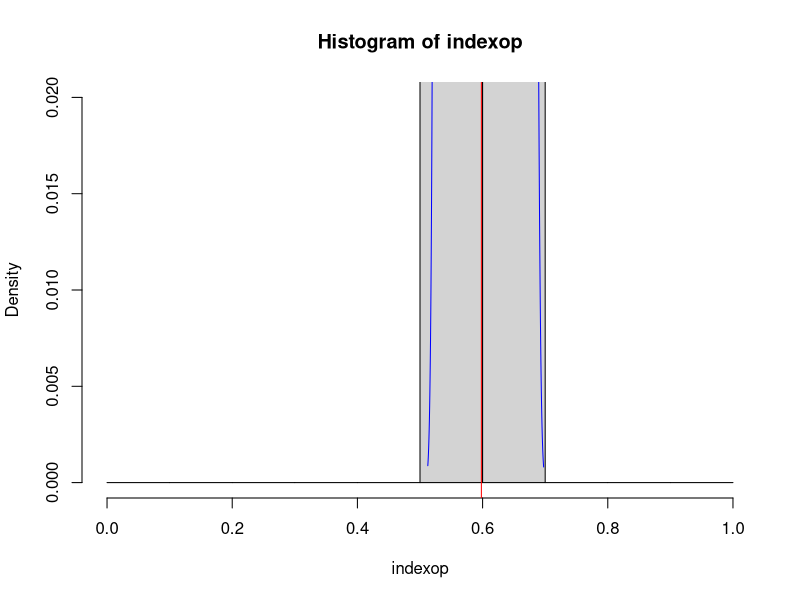
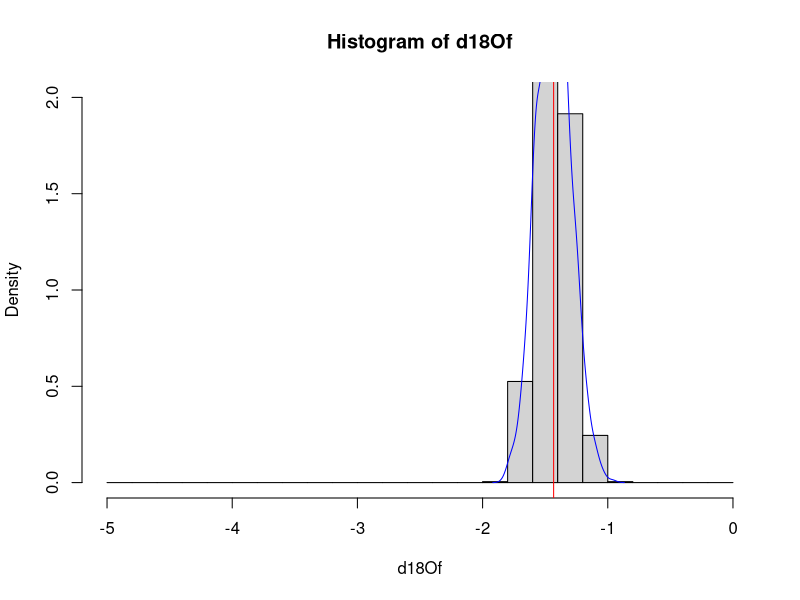
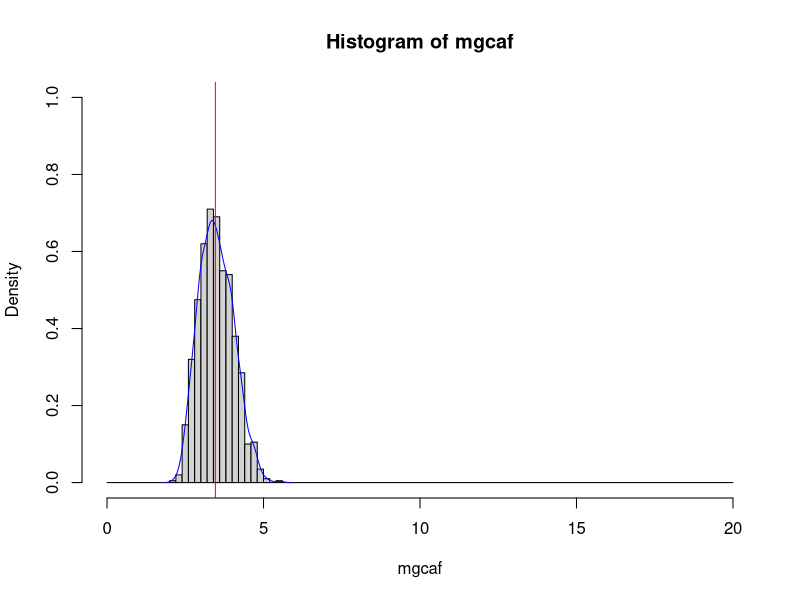

Write the R code that produced these figures, in order.


# Load libraries 
library(truncnorm)

# Monte Carlo uncertainty propagation for Mg/Caf and d18Of pseudo-measurement predictions
n=1000

tempC = 32.7
sal = 35
d18Osw=-1.2
mgcasw=2.7

d18Oseccal=0.85 # diagenetic end member d18O (per mille)
mgcaswm=5.2 #modern Mg/Casw

n=1000

# Initialize vectors
init.vec <- vector("numeric", n)
Bmod <- init.vec
A <- init.vec
Hp <- init.vec
salcorrco <- init.vec
Bcorr <- init.vec
mgca_corr <- init.vec
mgcaf <- init.vec
sw.sens <- init.vec
indexop <- init.vec
d18Osw.sc <- init.vec
d18Oswpdb <- init.vec
d18Of.pr <- init.vec
d18Of <- init.vec

for (i in 1:n){
Bmod[i] <- rnorm(1,mean=0.38,sd=0.02)
A[i] <- rtruncnorm(n=1,a=0.067,b=0.084,mean=0.0757,sd=0.0045)
Hp[i] <- rnorm(1,mean=0.41,sd=0.1)
salcorrco[i] <- rnorm(1,mean=0.042,sd=0.004)

Bcorr[i] <- ((mgcasw^Hp[i])/(mgcaswm^Hp[i])) * Bmod[i]
mgca_corr[i] <- Bcorr[i]*(exp(A[i]*tempC))
mgcaf[i] <- mgca_corr[i] / (1-(sal-35)*salcorrco[i])

sw.sens[i] <- rnorm(1,mean=0.558,sd=0.03)
indexop[i] <- rnorm(1,mean=0.60,sd=0.025)

d18Osw.sc[i] <- d18Osw + (sw.sens[i]*(sal-35))
d18Oswpdb[i] <- d18Osw.sc[i] - 0.27
d18Of.pr[i] <- d18Oswpdb[i] + ((4.64-(((4.64^2)-(4*0.09*(16.1-tempC)))^0.5))/(2*0.09))
d18Of[i] <- d18Of.pr[i]*(1-indexop[i]) + indexop[i]*d18Oseccal
}

# index of diagenetic overprint
hist(indexop, probability = TRUE, xlim=c(0,1), ylim=c(0,0.02), breaks=seq(0,1,0.1))
lines(density(indexop), col="blue")
abline(v=median(indexop), col="red")
# d18Of
hist(d18Of, probability = TRUE, xlim=c(-5,0), ylim=c(0,2), breaks=seq(-5,0,0.2))
lines(density(d18Of), col="blue")
abline(v=median(d18Of), col="red")
print(median(d18Of))
# Mg/Caf
hist(mgcaf, probability = TRUE, xlim=c(0,20), ylim=c(0,1), breaks=seq(0,20,0.2))
lines(density(mgcaf), col="blue")
abline(v=median(mgcaf), col="red")
print(median(mgcaf))
